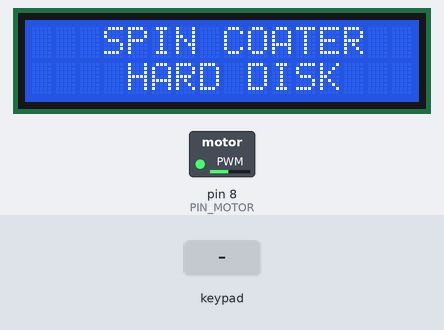
A sketch run on a simulated Arduino Mega 2560, built with avr-gcc and run on an emulated ATmega2560. On the bench: 16×2 character LCD, switched loads named in the sketch (green lamp = pin HIGH). Wiring (inferred from the names in the program): 4×3 keypad with keys 1 2 3 4 5 6 7 8 9 * 0 #: rows pin 28, pin 27, pin 25, pin 23; columns pin 24, pin 22, pin 26. The test bench sets the inputs (shaded band). Pins used as bus, display or sensor lines are not drawn.

Above: at 1.1 s.
At 3.2 s:
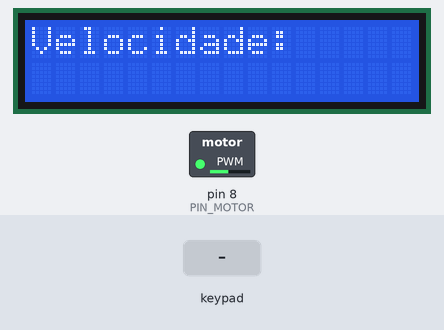
3.3 s: keypad keys 1 3 9 7 2 2 pressed 0.4 s apart
At 4.45 s:
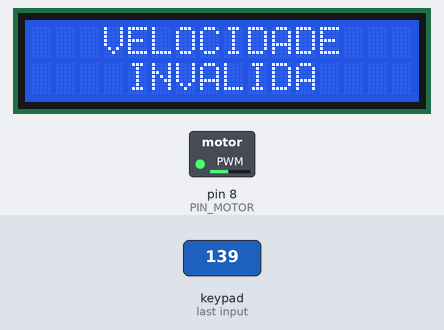
7.2 s: keypad keys 1 3 9 7 2 2 # pressed 0.4 s apart
At 10.1 s:
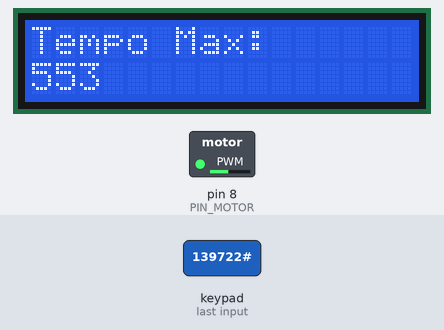
11.5 s: key '9' pressed
At 12.4 s:
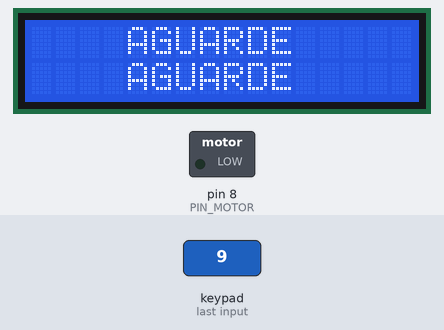
14.5 s: keypad keys 1 3 9 7 2 2 * pressed 0.4 s apart
20.3 s: key '1' pressed
Timing chart, 0 to 23.3 s (numbered marks = the images above; inputs shaded):
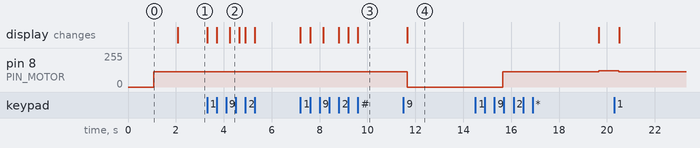

The sketch:

aceleracao_interface.ino
```cpp
#include <LiquidCrystal.h>

#define INICIAL 123
#define PIN_MOTOR 8
int ESTADO_ATUAL = 3;
int ESTADO_ACELERACAO = 0;
int velocidade = 0, tempo = 0, tempo_millis = 0;
unsigned long millis_atual = 0, millis_anterior = 0, millis_inicio = 0;
int PWM_ATUAL = 0, PWM_DESEJADO = 0;

const byte kb_cols = 3; // TRÊS COLUNAS
const byte kb_rows = 4; // QUATRO LINHAS
char keys[kb_rows][kb_cols] = {
  {'1','2','3'},
  {'4','5','6'},
  {'7','8','9'},
  {'*','0','#'}
};
//22 23 24 25 26 27 28
byte kb_colPins[kb_cols] = {24,22,26};    // PINOS CONECTADOS AOS CONTATOS DAS COLUNAS DO TECLADO
byte kb_rowPins[kb_rows] = {23,28,27,25}; // PINOS CONECTADOS AOS CONTATOS DAS LINHAS DO TECLADO
          //  PWM =  135, 140, 145....
int VELOCIDADES[] = {2500,3700,4800,5300,6000,6500,6900,7000,7300,7500,7700,8000,8300,8370};

int QTD_VELOCIDADES = 14, LIMITE_MIN = 2500, LIMITE_MAX = 8370;

int var = -1, n_var = -1; //

LiquidCrystal lcd(12, 11, 2, 3, 4, 5);
void setup() {
  lcd.begin(16, 2);
   //Serial.begin(9600);

  pinMode(PIN_MOTOR, OUTPUT);
  for(int i = 0; i < kb_cols; i++) {
    pinMode(kb_colPins[i], INPUT);
  }
  for(int i = 0; i < kb_rows; i++) {
    pinMode(kb_rowPins[i], OUTPUT);
    digitalWrite(kb_rowPins[i], LOW);
  }
  resetLcd();
  lcd.print("   SPIN COATER  ");
  lcd.setCursor(0, 1);
  lcd.print("    HARD DISK   ");
  analogWrite(PIN_MOTOR, 0);
  delay(1000);
  analogWrite(PIN_MOTOR, 115);
  delay(1000);
}
void loop() {
  millis_atual = millis();
  switch (ESTADO_ATUAL) {
    case 3:
      /*
      APENAS AGUARDA ATÉ QUE O USUÁRIO INSIRA O VALOR DA VELOCIDADE
      */
      resetLcd();
      lcd.print("Velocidade:");
      velocidade = lerTeclado();
      ++ESTADO_ATUAL;
      break;
    case 4:
      /*
      VALIDA A VELOCIDADE DESEJADA PELO USUÁRIO E MUDA PARA O ESTADO 6 SE VÁLIDO E 5 SE INVÁLIDO
      */
      if (velocidade >= LIMITE_MIN && velocidade <= LIMITE_MAX) {
        ESTADO_ATUAL = 6;
      } else {
        millis_anterior = millis_atual;
        resetLcd();
        lcd.print("   VELOCIDADE  ");
        lcd.setCursor(0, 1);
        lcd.print("    INVALIDA    ");
        ESTADO_ATUAL = 5;
      }
      break;
    case 5:
      /*
      ESTE ESTADO SÓ É CHAMADO CASO A VELOCIDADE DESEJADA SEJA INVÁLIDA,
      ELE ESPERA 2 SEGUNDOS OU ATÉ QUE O USUÁRIO PRESSIONE E SOLTE ALGUMA TECLA
      */
      if(millis_atual - millis_anterior >= 2000 || tecladoPressionado()) {
        ESTADO_ATUAL = 3;
        while(tecladoPressionado()) {}
      }
      break;
    case 6:
      /*
      LÊ O TEMPO DESEJADO PELO USUÁRIO
      */
      resetLcd();
      lcd.print("Tempo Max:");
      tempo = lerTeclado();
      tempo_millis = tempo*1000;

      ++ESTADO_ATUAL; // ESTADO_ATUAL = ESTADO_ATUAL + 1;
      break;
    case 7:
      /*
      CALCULA QUAL A VELOCIDADE POSSÍVEL (VELOCIDADES QUE FORAM MEDIDAS)
      MAIS PRÓXIMA DA VELOCIDADE DESEJADA PELO USUÁRIO E O SEU RESPECTIVO PWM
      */
      var = -1;
      n_var = -1;
      for (int i = 0; i < QTD_VELOCIDADES; i++) {
        n_var = VELOCIDADES[i] - velocidade;
        n_var = abs(n_var);
        if (var == -1 || n_var < var) {
          var = n_var;
          PWM_DESEJADO = (27+i)*5;
        }
      }

      /*
      PREPARA AS VARIÁVEIS PARA INICIAR O PROCESSO DE ACELERAÇÃO
      */
      var = 0;
      n_var = -1;
      ESTADO_ACELERACAO = 0;
      millis_inicio = millis_atual;

      /*
      PREPARA O MOTOR
      */
      resetLcd();
      lcd.print("    AGUARDE     ");
      lcd.setCursor(0, 1);
      lcd.print("    AGUARDE     ");
      analogWrite(PIN_MOTOR, 0);
      delay(4000);
      analogWrite(PIN_MOTOR, 115);
      delay(4000);

      /*
      PREPARA AS INFORMAÇÕES NO LCD
      */
      resetLcd();
      lcd.print("Restam");
      lcd.setCursor(7, 0);
      lcd.print(tempo);
      lcd.setCursor(0, 1);
      lcd.print("segundos...");

      ++ESTADO_ATUAL;
      break;
    case 8:
      /*
      CASO O TEMPO LIMITE SEJA ATINGIDO OU O USUÁRIO PRESSIONE UMA DAS TECLAS DE FUNÇÃO (#, *),
      O MOTOR É DESLIGADO E O PROGRAMA AGUARDA ATÉ QUE O USUÁRIO SOLTE A TECLA DE FUNÇÃO
      */
      if (millis_atual - millis_inicio >= tempo_millis || tecladoFuncaoPressionado()) {
        PWM_ATUAL = 115;
        analogWrite(PIN_MOTOR, PWM_ATUAL);
        resetLcd();
        lcd.print("   FINALIZANDO  ");
        lcd.setCursor(0, 1);
        lcd.print("    EXECUCAO    ");
        while(tecladoFuncaoPressionado()) {}
        millis_anterior = millis_atual;
        ++ESTADO_ATUAL;
      } else {
        /*
        FAZ-SE ESSE CÁLCULO PARA QUE A ATUALIZAÇÃO DA TELA SEJA FEITA
        A CADA SEGUNDO E NÃO A CADA EXECUÇÃO, DIMINUINDO O PROCESSAMENTO
        */
        int n_var = (millis_atual - millis_inicio)/1000;
        if (n_var > var) {
          var = n_var;
          lcd.setCursor(7, 0);
          lcd.print("          ");
          lcd.setCursor(7, 0);
          lcd.print(tempo - var);
        }
        /*
        CHAMA A FUNÇÃO RESPONSÁVEL POR FAZER TODO O PROCESSO DE ACELERAÇÃO
        */
        executarAceleracao();
      }
      break;
    case 9:
      /*
      ESPERA 4 SEGUNDOS PARA QUE O MOTOR PARE E DEPOIS VOLTE PARA O ESTADO INICIAL
      */
      if (millis_atual - millis_anterior >= 4000) {
        ESTADO_ATUAL = 3;
      }
      break;
    default:
      break;
  }
}

void executarAceleracao() {
  /*
  SÓ SÃO FEITAS MODIFICAÇÕES CASO O PWM APLICADO AO MOTOR AINDA
  NÃO TENHA ATINGIDO O VALOR CALCULADO NO INÍCIO DO ESTADO 7,
  CASO JÁ TENHA SIDO ATINGIDO, NADA É FEITO
  */
  if (PWM_ATUAL < PWM_DESEJADO) {
    switch (ESTADO_ACELERACAO) {
      case 0:
        /*
        NO PRIMEIRO ESTÁGIO DA ACELERAÇÃO É APENAS APLICADO UM VALOR PADRÃO (123)
        DE PWM AO MOTOR, ENCONTRADO POR MEIO DE TESTES NA MÃO
        */
        PWM_ATUAL = 123;
        analogWrite(PIN_MOTOR, PWM_ATUAL);
        millis_anterior = millis_atual;
        Serial.println(PWM_ATUAL);
        ESTADO_ACELERACAO = 1;
        break;
      case 1:
        /*
        E AGUARDA 4 SEGUNDOS COM O VALOR PADRÃO
        */
        if (millis_atual - millis_anterior >= 4000) {
          millis_anterior = 0;
          ++ESTADO_ACELERACAO;
        }
        break;
      case 2:
        /*
        NO SEGUNDO ESTÁGIO, O VALOR DO PWM É AUMENTADO DE 3 EM 3 A CADA 3 SEGUNDOS ATÉ O VALOR DE 130
        (TAMBÉM ENCONTRADO POR TESTES), POIS COM A ACELERAÇÃO MAIS RÁPIDA O MOTOR PARA
        */
        if (millis_anterior == 0 || millis_atual - millis_anterior >= 3000) {
          PWM_ATUAL += 3;
          if (PWM_ATUAL > PWM_DESEJADO) {
            PWM_ATUAL = PWM_DESEJADO;
          }
          if (PWM_ATUAL > 130) {
            ++ESTADO_ACELERACAO;
          }
          millis_anterior = millis_atual;
        }
        analogWrite(PIN_MOTOR, PWM_ATUAL);
        break;
      case 3:
        /*
        NO TERCEIRO ESTÁGIO, O VALOR DO PWM É AUMENTADO DE 5 EM 5 A CADA SEGUNDO
        ATÉ O VALOR DE CALCULADO INICIALMENTE
        */
        if (millis_anterior == 0 || millis_atual - millis_anterior >= 1000) {
          PWM_ATUAL += 5;
          if (PWM_ATUAL > PWM_DESEJADO) {
            PWM_ATUAL = PWM_DESEJADO;
          }
          millis_anterior = millis_atual;
        }
        analogWrite(PIN_MOTOR, PWM_ATUAL);
        break;
    }
  }
}

void resetLcd() {
  lcd.clear();
  lcd.setCursor(0, 0);
}
void aguardarSerial() {
  while(Serial.available() == 0) {}
}
int lerTeclado() {
  lcd.setCursor(0,1);
  boolean continue_while = true;
  String ret = "";
  do {
    for(int i = 0; i < kb_rows; i++) {
      digitalWrite(kb_rowPins[i], HIGH);
      for(int j = 0; j < kb_cols; j++) {
        if(digitalRead(kb_colPins[j]) == HIGH) {
          char ch = keys[i][j];
          if ((i < 3 && j < 3) || (i == 3 && j == 1)) {
            if (!(ret == "" && ch == '0')) {
              ret += keys[i][j];
              lcd.print(ch);
            }
          } else if (ch == '#') {
            continue_while = false;
          } else if (ch == '*') {
            ret = ret.substring(0, ret.length() - 1);
            lcd.setCursor(0,1);
            lcd.print("                ");
            lcd.setCursor(0,1);
            lcd.print(ret);
          }
          while(digitalRead(kb_colPins[j]) == HIGH){}
        }
      }
      digitalWrite(kb_rowPins[i], LOW);
    }
  } while (continue_while);
  return ret.toInt();
}
void aguardarTeclado() {
  while (!tecladoPressionado()) {}
}
boolean tecladoPressionado() {
  for(int i = 0; i < kb_rows; i++) {
    digitalWrite(kb_rowPins[i], HIGH);
    for(int j = 0; j < kb_cols; j++) {
      if(digitalRead(kb_colPins[j]) == HIGH) {
        return true;
      }
    }
    digitalWrite(kb_rowPins[i], LOW);
  }
  return false;
}
boolean tecladoFuncaoPressionado() {
  boolean ret = false;
  digitalWrite(kb_rowPins[3], HIGH);
  ret = (digitalRead(kb_colPins[0]) == HIGH || digitalRead(kb_colPins[2]) == HIGH);
  digitalWrite(kb_rowPins[3], LOW);
  return ret;
}
```

Measured:
- after the input at 3.3 s, the display: first changes at once (image 2 shows a later state)
- after the input at 7.2 s, the display: first changes at once (image 3 shows a later state)
- after the input at 11.5 s, pin 8 (PIN_MOTOR): 115/255 → 0/255 after 0.16 s; the display: changes after 0.16 s (image 4)
